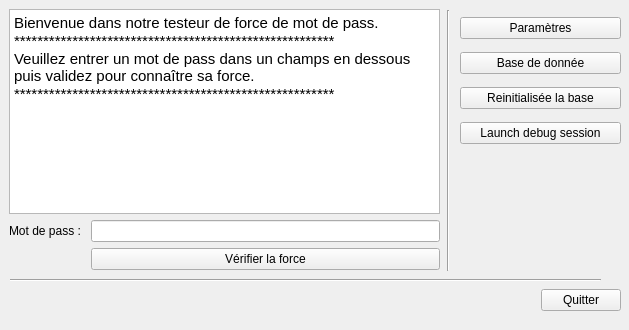
<?xml version="1.0" encoding="UTF-8"?>
<ui version="4.0">
 <class>MainScreen</class>
 <widget class="QWidget" name="MainScreen">
  <property name="geometry">
   <rect>
    <x>0</x>
    <y>0</y>
    <width>629</width>
    <height>330</height>
   </rect>
  </property>
  <property name="windowTitle">
   <string>MainScreen</string>
  </property>
  <widget class="QWidget" name="formLayoutWidget">
   <property name="geometry">
    <rect>
     <x>9</x>
     <y>9</y>
     <width>431</width>
     <height>261</height>
    </rect>
   </property>
   <layout class="QFormLayout" name="formLayout">
    <item row="2" column="0">
     <widget class="QLabel" name="label">
      <property name="text">
       <string>Mot de pass : </string>
      </property>
     </widget>
    </item>
    <item row="2" column="1">
     <widget class="QLineEdit" name="check_pass_input">
      <property name="text">
       <string/>
      </property>
     </widget>
    </item>
    <item row="3" column="1">
     <widget class="QPushButton" name="checkBtn">
      <property name="text">
       <string>Vérifier la force</string>
      </property>
     </widget>
    </item>
    <item row="0" column="0" colspan="2">
     <widget class="QTextEdit" name="app_screen">
      <property name="enabled">
       <bool>true</bool>
      </property>
      <property name="readOnly">
       <bool>true</bool>
      </property>
      <property name="html">
       <string>&lt;!DOCTYPE HTML PUBLIC &quot;-//W3C//DTD HTML 4.0//EN&quot; &quot;http://www.w3.org/TR/REC-html40/strict.dtd&quot;&gt;
&lt;html&gt;&lt;head&gt;&lt;meta name=&quot;qrichtext&quot; content=&quot;1&quot; /&gt;&lt;style type=&quot;text/css&quot;&gt;
p, li { white-space: pre-wrap; }
&lt;/style&gt;&lt;/head&gt;&lt;body style=&quot; font-family:'Ubuntu'; font-size:11pt; font-weight:400; font-style:normal;&quot;&gt;
&lt;p style=&quot; margin-top:0px; margin-bottom:0px; margin-left:0px; margin-right:0px; -qt-block-indent:0; text-indent:0px;&quot;&gt;Bienvenue dans notre testeur de force de mot de pass.&lt;/p&gt;
&lt;p style=&quot; margin-top:0px; margin-bottom:0px; margin-left:0px; margin-right:0px; -qt-block-indent:0; text-indent:0px;&quot;&gt;*******************************************************&lt;/p&gt;
&lt;p style=&quot; margin-top:0px; margin-bottom:0px; margin-left:0px; margin-right:0px; -qt-block-indent:0; text-indent:0px;&quot;&gt;Veuillez entrer un mot de pass dans un champs en dessous puis validez pour connaître sa force.&lt;/p&gt;
&lt;p style=&quot; margin-top:0px; margin-bottom:0px; margin-left:0px; margin-right:0px; -qt-block-indent:0; text-indent:0px;&quot;&gt;*******************************************************&lt;/p&gt;
&lt;p style=&quot;-qt-paragraph-type:empty; margin-top:0px; margin-bottom:0px; margin-left:0px; margin-right:0px; -qt-block-indent:0; text-indent:0px;&quot;&gt;&lt;br /&gt;&lt;/p&gt;&lt;/body&gt;&lt;/html&gt;</string>
      </property>
     </widget>
    </item>
   </layout>
  </widget>
  <widget class="Line" name="line">
   <property name="geometry">
    <rect>
     <x>440</x>
     <y>10</y>
     <width>16</width>
     <height>261</height>
    </rect>
   </property>
   <property name="orientation">
    <enum>Qt::Vertical</enum>
   </property>
  </widget>
  <widget class="QWidget" name="horizontalLayoutWidget">
   <property name="geometry">
    <rect>
     <x>10</x>
     <y>280</y>
     <width>611</width>
     <height>41</height>
    </rect>
   </property>
   <layout class="QHBoxLayout" name="horizontalLayout">
    <item>
     <spacer name="horizontalSpacer">
      <property name="orientation">
       <enum>Qt::Horizontal</enum>
      </property>
      <property name="sizeHint" stdset="0">
       <size>
        <width>40</width>
        <height>20</height>
       </size>
      </property>
     </spacer>
    </item>
    <item>
     <widget class="QPushButton" name="quit_btn">
      <property name="text">
       <string>Quitter</string>
      </property>
     </widget>
    </item>
   </layout>
  </widget>
  <widget class="Line" name="line_2">
   <property name="geometry">
    <rect>
     <x>10</x>
     <y>270</y>
     <width>591</width>
     <height>20</height>
    </rect>
   </property>
   <property name="orientation">
    <enum>Qt::Horizontal</enum>
   </property>
  </widget>
  <widget class="QWidget" name="verticalLayoutWidget">
   <property name="geometry">
    <rect>
     <x>460</x>
     <y>10</y>
     <width>161</width>
     <height>141</height>
    </rect>
   </property>
   <layout class="QVBoxLayout" name="verticalLayout">
    <item>
     <widget class="QPushButton" name="settings">
      <property name="text">
       <string>Paramètres</string>
      </property>
     </widget>
    </item>
    <item>
     <widget class="QPushButton" name="access_database_btn">
      <property name="text">
       <string>Base de donnée</string>
      </property>
     </widget>
    </item>
    <item>
     <widget class="QPushButton" name="reset">
      <property name="text">
       <string>Reinitialisée la base</string>
      </property>
     </widget>
    </item>
    <item>
     <widget class="QPushButton" name="testing">
      <property name="text">
       <string>Launch debug session</string>
      </property>
     </widget>
    </item>
   </layout>
  </widget>
 </widget>
 <resources/>
 <connections>
  <connection>
   <sender>check_pass_input</sender>
   <signal>returnPressed()</signal>
   <receiver>checkBtn</receiver>
   <slot>click()</slot>
   <hints>
    <hint type="sourcelabel">
     <x>273</x>
     <y>225</y>
    </hint>
    <hint type="destinationlabel">
     <x>273</x>
     <y>256</y>
    </hint>
   </hints>
  </connection>
  <connection>
   <sender>check_pass_input</sender>
   <signal>textEdited(QString)</signal>
   <receiver>app_screen</receiver>
   <slot>clear()</slot>
   <hints>
    <hint type="sourcelabel">
     <x>273</x>
     <y>225</y>
    </hint>
    <hint type="destinationlabel">
     <x>224</x>
     <y>105</y>
    </hint>
   </hints>
  </connection>
 </connections>
</ui>
